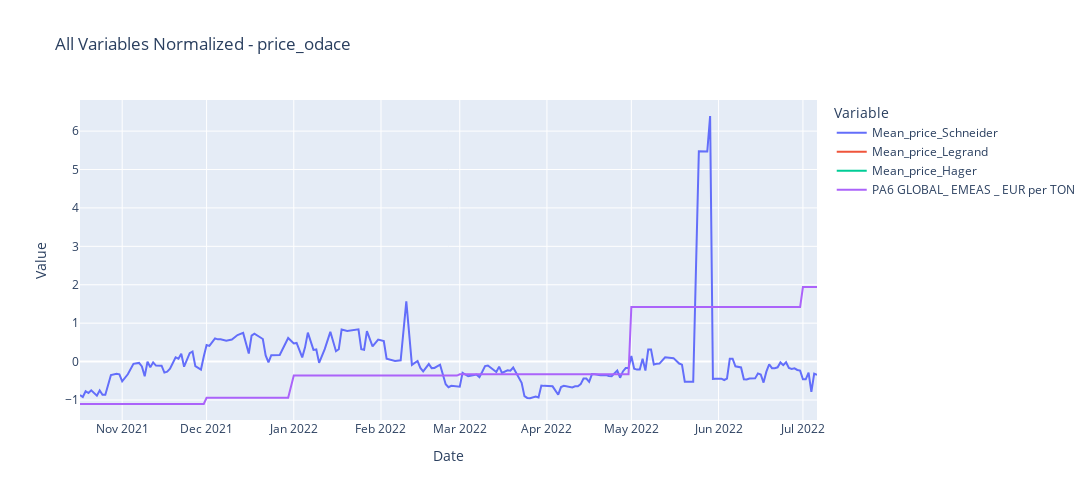
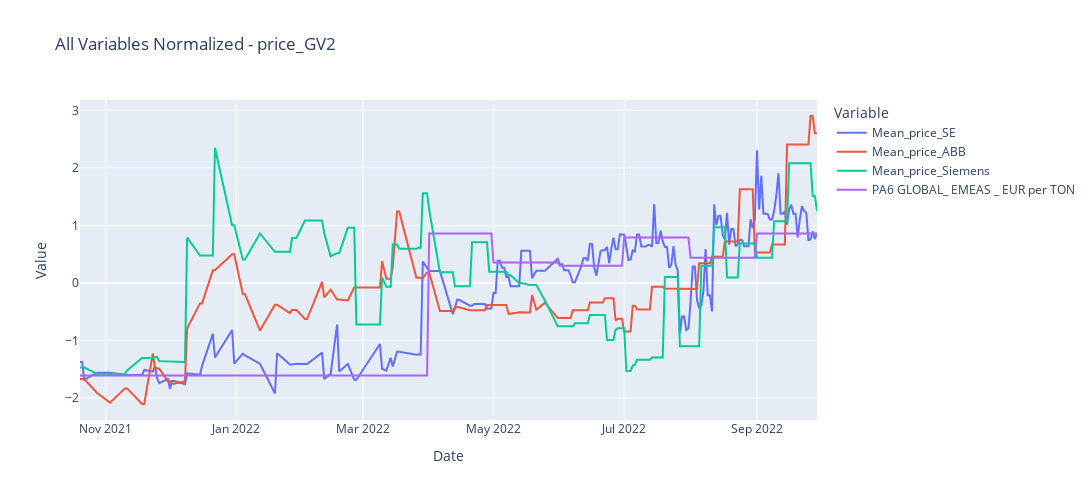
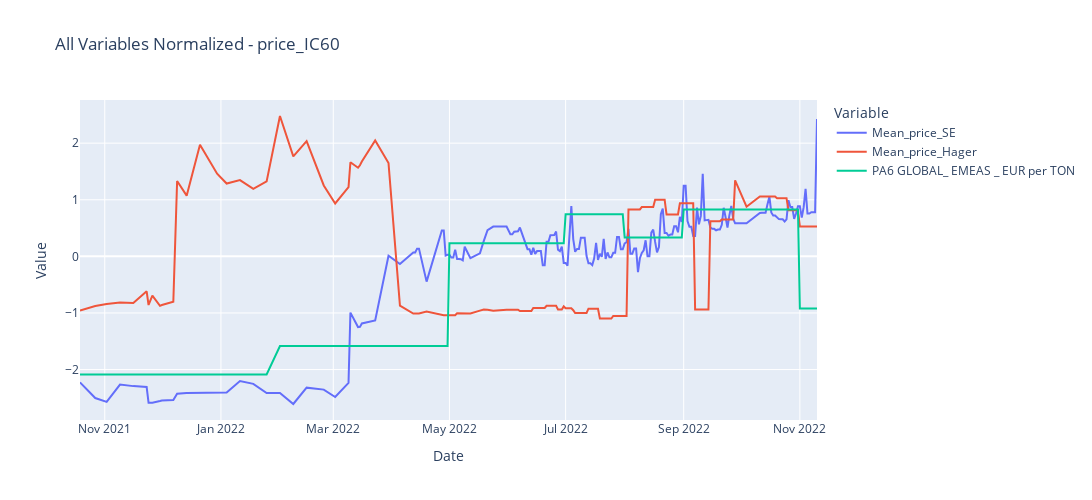

The notebook cell saved with these charts, in order:
### Code cell
normalize_and_plot(price_odace_PA6, 'All Variables Normalized - price_odace')
normalize_and_plot(price_GV2_PA6, 'All Variables Normalized - price_GV2')
normalize_and_plot(price_IC60_PA6, 'All Variables Normalized - price_IC60')

### Figure 1 — Plotly figure (JSON) as saved in the notebook; plotly's stock layout.template omitted (floating-point values rounded to 4 significant figures; data arrays with more than 128 entries replaced by an {"elided": "..."} marker saying what was removed)
{"data": [{"hovertemplate": "Variable=Mean_price_Schneider<br>Date=%{x}<br>Value=%{y}<extra></extra>", "legendgroup": "Mean_price_Schneider", "line": {"color": "#636efa", "dash": "solid"}, "marker": {"symbol": "circle"}, "mode": "lines", "name": "Mean_price_Schneider", "orientation": "v", "showlegend": true, "type": "scatter", "x": {"elided": "203 str values"}, "xaxis": "x", "y": {"elided": "203 float values"}, "yaxis": "y"}, {"hovertemplate": "Variable=Mean_price_Legrand<br>Date=%{x}<br>Value=%{y}<extra></extra>", "legendgroup": "Mean_price_Legrand", "line": {"color": "#EF553B", "dash": "solid"}, "marker": {"symbol": "circle"}, "mode": "lines", "name": "Mean_price_Legrand", "orientation": "v", "showlegend": true, "type": "scatter", "x": {"elided": "203 str values"}, "xaxis": "x", "y": {"elided": "203 null values"}, "yaxis": "y"}, {"hovertemplate": "Variable=Mean_price_Hager<br>Date=%{x}<br>Value=%{y}<extra></extra>", "legendgroup": "Mean_price_Hager", "line": {"color": "#00cc96", "dash": "solid"}, "marker": {"symbol": "circle"}, "mode": "lines", "name": "Mean_price_Hager", "orientation": "v", "showlegend": true, "type": "scatter", "x": {"elided": "203 str values"}, "xaxis": "x", "y": {"elided": "203 null values"}, "yaxis": "y"}, {"hovertemplate": "Variable=PA6 GLOBAL_ EMEAS _ EUR per TON<br>Date=%{x}<br>Value=%{y}<extra></extra>", "legendgroup": "PA6 GLOBAL_ EMEAS _ EUR per TON", "line": {"color": "#ab63fa", "dash": "solid"}, "marker": {"symbol": "circle"}, "mode": "lines", "name": "PA6 GLOBAL_ EMEAS _ EUR per TON", "orientation": "v", "showlegend": true, "type": "scatter", "x": {"elided": "203 str values"}, "xaxis": "x", "y": {"elided": "203 float values"}, "yaxis": "y"}], "layout": {"height": 500, "legend": {"title": {"text": "Variable"}, "tracegroupgap": 0}, "title": {"text": "All Variables Normalized - price_odace"}, "width": 1300, "xaxis": {"anchor": "y", "autorange": true, "domain": [0, 1], "range": ["2021-10-17", "2022-07-06"], "title": {"text": "Date"}, "type": "date"}, "yaxis": {"anchor": "x", "autorange": true, "domain": [0, 1], "range": [-1.521, 6.81], "title": {"text": "Value"}, "type": "linear"}}}

### Figure 2 — Plotly figure (JSON) as saved in the notebook; plotly's stock layout.template omitted (floating-point values rounded to 4 significant figures; data arrays with more than 128 entries replaced by an {"elided": "..."} marker saying what was removed)
{"data": [{"hovertemplate": "Variable=Mean_price_SE<br>Date=%{x}<br>Value=%{y}<extra></extra>", "legendgroup": "Mean_price_SE", "line": {"color": "#636efa", "dash": "solid"}, "marker": {"symbol": "circle"}, "mode": "lines", "name": "Mean_price_SE", "orientation": "v", "showlegend": true, "type": "scatter", "x": {"elided": "203 str values"}, "xaxis": "x", "y": {"elided": "203 float values"}, "yaxis": "y"}, {"hovertemplate": "Variable=Mean_price_ABB <br>Date=%{x}<br>Value=%{y}<extra></extra>", "legendgroup": "Mean_price_ABB ", "line": {"color": "#EF553B", "dash": "solid"}, "marker": {"symbol": "circle"}, "mode": "lines", "name": "Mean_price_ABB ", "orientation": "v", "showlegend": true, "type": "scatter", "x": {"elided": "203 str values"}, "xaxis": "x", "y": {"elided": "203 float values"}, "yaxis": "y"}, {"hovertemplate": "Variable=Mean_price_Siemens <br>Date=%{x}<br>Value=%{y}<extra></extra>", "legendgroup": "Mean_price_Siemens ", "line": {"color": "#00cc96", "dash": "solid"}, "marker": {"symbol": "circle"}, "mode": "lines", "name": "Mean_price_Siemens ", "orientation": "v", "showlegend": true, "type": "scatter", "x": {"elided": "203 str values"}, "xaxis": "x", "y": {"elided": "203 float values"}, "yaxis": "y"}, {"hovertemplate": "Variable=PA6 GLOBAL_ EMEAS _ EUR per TON<br>Date=%{x}<br>Value=%{y}<extra></extra>", "legendgroup": "PA6 GLOBAL_ EMEAS _ EUR per TON", "line": {"color": "#ab63fa", "dash": "solid"}, "marker": {"symbol": "circle"}, "mode": "lines", "name": "PA6 GLOBAL_ EMEAS _ EUR per TON", "orientation": "v", "showlegend": true, "type": "scatter", "x": {"elided": "203 str values"}, "xaxis": "x", "y": {"elided": "203 float values"}, "yaxis": "y"}], "layout": {"height": 500, "legend": {"title": {"text": "Variable"}, "tracegroupgap": 0}, "title": {"text": "All Variables Normalized - price_GV2"}, "width": 1300, "xaxis": {"anchor": "y", "autorange": true, "domain": [0, 1], "range": ["2021-10-20", "2022-09-29"], "title": {"text": "Date"}, "type": "date"}, "yaxis": {"anchor": "x", "autorange": true, "domain": [0, 1], "range": [-2.382, 3.181], "title": {"text": "Value"}, "type": "linear"}}}

### Figure 3 — Plotly figure (JSON) as saved in the notebook; plotly's stock layout.template omitted (floating-point values rounded to 4 significant figures; data arrays with more than 128 entries replaced by an {"elided": "..."} marker saying what was removed)
{"data": [{"hovertemplate": "Variable=Mean_price_SE<br>Date=%{x}<br>Value=%{y}<extra></extra>", "legendgroup": "Mean_price_SE", "line": {"color": "#636efa", "dash": "solid"}, "marker": {"symbol": "circle"}, "mode": "lines", "name": "Mean_price_SE", "orientation": "v", "showlegend": true, "type": "scatter", "x": {"elided": "203 str values"}, "xaxis": "x", "y": {"elided": "203 float values"}, "yaxis": "y"}, {"hovertemplate": "Variable=Mean_price_Hager<br>Date=%{x}<br>Value=%{y}<extra></extra>", "legendgroup": "Mean_price_Hager", "line": {"color": "#EF553B", "dash": "solid"}, "marker": {"symbol": "circle"}, "mode": "lines", "name": "Mean_price_Hager", "orientation": "v", "showlegend": true, "type": "scatter", "x": {"elided": "203 str values"}, "xaxis": "x", "y": {"elided": "203 float values"}, "yaxis": "y"}, {"hovertemplate": "Variable=PA6 GLOBAL_ EMEAS _ EUR per TON<br>Date=%{x}<br>Value=%{y}<extra></extra>", "legendgroup": "PA6 GLOBAL_ EMEAS _ EUR per TON", "line": {"color": "#00cc96", "dash": "solid"}, "marker": {"symbol": "circle"}, "mode": "lines", "name": "PA6 GLOBAL_ EMEAS _ EUR per TON", "orientation": "v", "showlegend": true, "type": "scatter", "x": {"elided": "203 str values"}, "xaxis": "x", "y": {"elided": "203 float values"}, "yaxis": "y"}], "layout": {"height": 500, "legend": {"title": {"text": "Variable"}, "tracegroupgap": 0}, "title": {"text": "All Variables Normalized - price_IC60"}, "width": 1300, "xaxis": {"anchor": "y", "autorange": true, "domain": [0, 1], "range": ["2021-10-19", "2022-11-10"], "title": {"text": "Date"}, "type": "date"}, "yaxis": {"anchor": "x", "autorange": true, "domain": [0, 1], "range": [-2.892, 2.763], "title": {"text": "Value"}, "type": "linear"}}}
